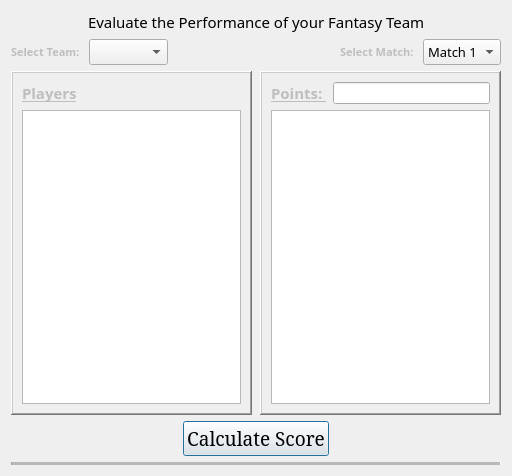
<?xml version="1.0" encoding="UTF-8"?>
<ui version="4.0">
 <class>Dialog</class>
 <widget class="QDialog" name="Dialog">
  <property name="geometry">
   <rect>
    <x>0</x>
    <y>0</y>
    <width>512</width>
    <height>476</height>
   </rect>
  </property>
  <property name="windowTitle">
   <string>Dialog</string>
  </property>
  <layout class="QVBoxLayout" name="verticalLayout_3">
   <item>
    <layout class="QHBoxLayout" name="horizontalLayout_3">
     <item>
      <spacer name="horizontalSpacer_5">
       <property name="orientation">
        <enum>Qt::Horizontal</enum>
       </property>
       <property name="sizeHint" stdset="0">
        <size>
         <width>40</width>
         <height>20</height>
        </size>
       </property>
      </spacer>
     </item>
     <item>
      <widget class="QLabel" name="label">
       <property name="font">
        <font>
         <family>Showcard Gothic</family>
         <pointsize>11</pointsize>
        </font>
       </property>
       <property name="layoutDirection">
        <enum>Qt::LeftToRight</enum>
       </property>
       <property name="text">
        <string>Evaluate the Performance of your Fantasy Team</string>
       </property>
      </widget>
     </item>
     <item>
      <spacer name="horizontalSpacer_6">
       <property name="orientation">
        <enum>Qt::Horizontal</enum>
       </property>
       <property name="sizeHint" stdset="0">
        <size>
         <width>40</width>
         <height>20</height>
        </size>
       </property>
      </spacer>
     </item>
    </layout>
   </item>
   <item>
    <layout class="QHBoxLayout" name="horizontalLayout">
     <item>
      <widget class="QLabel" name="label_2">
       <property name="enabled">
        <bool>false</bool>
       </property>
       <property name="font">
        <font>
         <family>Rockwell Extra Bold</family>
         <pointsize>8</pointsize>
         <weight>75</weight>
         <bold>true</bold>
        </font>
       </property>
       <property name="text">
        <string>Select Team: </string>
       </property>
      </widget>
     </item>
     <item>
      <widget class="QComboBox" name="comboBox">
       <property name="font">
        <font>
         <family>AR BLANCA</family>
         <pointsize>10</pointsize>
        </font>
       </property>
      </widget>
     </item>
     <item>
      <spacer name="horizontalSpacer">
       <property name="orientation">
        <enum>Qt::Horizontal</enum>
       </property>
       <property name="sizeHint" stdset="0">
        <size>
         <width>40</width>
         <height>20</height>
        </size>
       </property>
      </spacer>
     </item>
     <item>
      <widget class="QLabel" name="label_3">
       <property name="enabled">
        <bool>false</bool>
       </property>
       <property name="font">
        <font>
         <family>Rockwell Extra Bold</family>
         <pointsize>8</pointsize>
         <weight>75</weight>
         <bold>true</bold>
        </font>
       </property>
       <property name="text">
        <string>Select Match: </string>
       </property>
      </widget>
     </item>
     <item>
      <widget class="QComboBox" name="comboBox_2">
       <property name="font">
        <font>
         <family>AR BLANCA</family>
         <pointsize>10</pointsize>
        </font>
       </property>
       <property name="editable">
        <bool>false</bool>
       </property>
       <property name="frame">
        <bool>true</bool>
       </property>
       <item>
        <property name="text">
         <string>Match 1</string>
        </property>
       </item>
       <item>
        <property name="text">
         <string>Match 2</string>
        </property>
       </item>
       <item>
        <property name="text">
         <string>Match 3</string>
        </property>
       </item>
       <item>
        <property name="text">
         <string>Match 4</string>
        </property>
       </item>
       <item>
        <property name="text">
         <string>Match 5</string>
        </property>
       </item>
      </widget>
     </item>
    </layout>
   </item>
   <item>
    <layout class="QHBoxLayout" name="horizontalLayout_5">
     <item>
      <widget class="QFrame" name="frame">
       <property name="frameShape">
        <enum>QFrame::WinPanel</enum>
       </property>
       <property name="frameShadow">
        <enum>QFrame::Raised</enum>
       </property>
       <layout class="QVBoxLayout" name="verticalLayout">
        <item>
         <widget class="QLabel" name="label_4">
          <property name="enabled">
           <bool>false</bool>
          </property>
          <property name="font">
           <font>
            <family>MV Boli</family>
            <pointsize>11</pointsize>
            <weight>75</weight>
            <italic>false</italic>
            <bold>true</bold>
            <underline>true</underline>
           </font>
          </property>
          <property name="text">
           <string>Players</string>
          </property>
         </widget>
        </item>
        <item>
         <widget class="QListWidget" name="listWidget"/>
        </item>
       </layout>
      </widget>
     </item>
     <item>
      <spacer name="horizontalSpacer_2">
       <property name="orientation">
        <enum>Qt::Horizontal</enum>
       </property>
       <property name="sizeHint" stdset="0">
        <size>
         <width>40</width>
         <height>20</height>
        </size>
       </property>
      </spacer>
     </item>
     <item>
      <widget class="QFrame" name="frame_2">
       <property name="frameShape">
        <enum>QFrame::WinPanel</enum>
       </property>
       <property name="frameShadow">
        <enum>QFrame::Raised</enum>
       </property>
       <layout class="QVBoxLayout" name="verticalLayout_2">
        <item>
         <layout class="QHBoxLayout" name="horizontalLayout_2">
          <item>
           <widget class="QLabel" name="label_5">
            <property name="enabled">
             <bool>false</bool>
            </property>
            <property name="font">
             <font>
              <family>MV Boli</family>
              <pointsize>11</pointsize>
              <weight>75</weight>
              <bold>true</bold>
              <underline>true</underline>
             </font>
            </property>
            <property name="text">
             <string>Points: </string>
            </property>
           </widget>
          </item>
          <item>
           <widget class="QLineEdit" name="lineEdit"/>
          </item>
         </layout>
        </item>
        <item>
         <widget class="QListWidget" name="listWidget_2"/>
        </item>
       </layout>
      </widget>
     </item>
    </layout>
   </item>
   <item>
    <layout class="QHBoxLayout" name="horizontalLayout_4">
     <item>
      <spacer name="horizontalSpacer_3">
       <property name="orientation">
        <enum>Qt::Horizontal</enum>
       </property>
       <property name="sizeHint" stdset="0">
        <size>
         <width>40</width>
         <height>20</height>
        </size>
       </property>
      </spacer>
     </item>
     <item>
      <widget class="QPushButton" name="pushButton">
       <property name="font">
        <font>
         <family>Elephant</family>
         <pointsize>14</pointsize>
         <weight>50</weight>
         <bold>false</bold>
        </font>
       </property>
       <property name="text">
        <string>Calculate Score</string>
       </property>
      </widget>
     </item>
     <item>
      <spacer name="horizontalSpacer_4">
       <property name="orientation">
        <enum>Qt::Horizontal</enum>
       </property>
       <property name="sizeHint" stdset="0">
        <size>
         <width>40</width>
         <height>20</height>
        </size>
       </property>
      </spacer>
     </item>
    </layout>
   </item>
   <item>
    <widget class="Line" name="line">
     <property name="lineWidth">
      <number>1</number>
     </property>
     <property name="midLineWidth">
      <number>5</number>
     </property>
     <property name="orientation">
      <enum>Qt::Horizontal</enum>
     </property>
    </widget>
   </item>
  </layout>
 </widget>
 <resources/>
 <connections/>
</ui>
